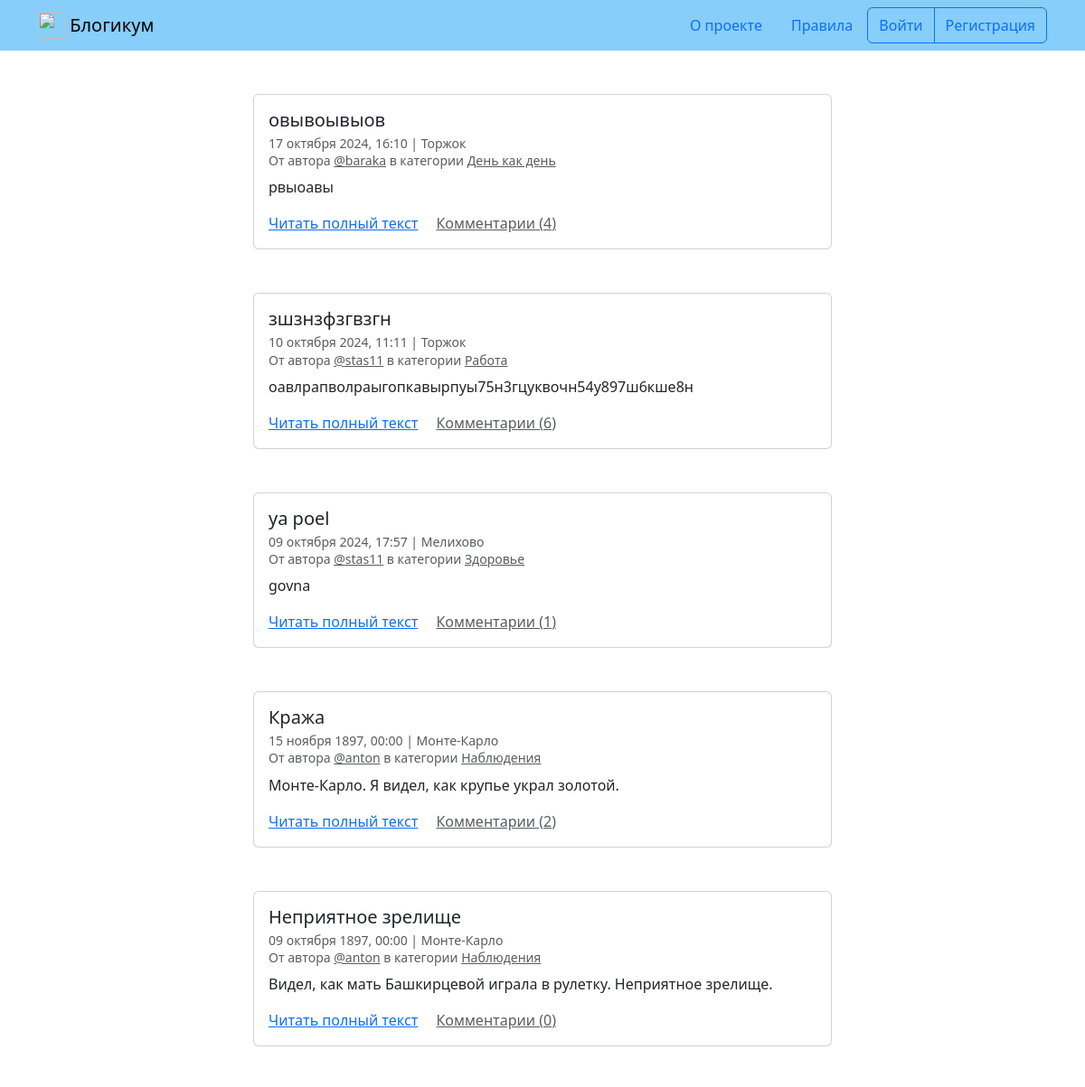
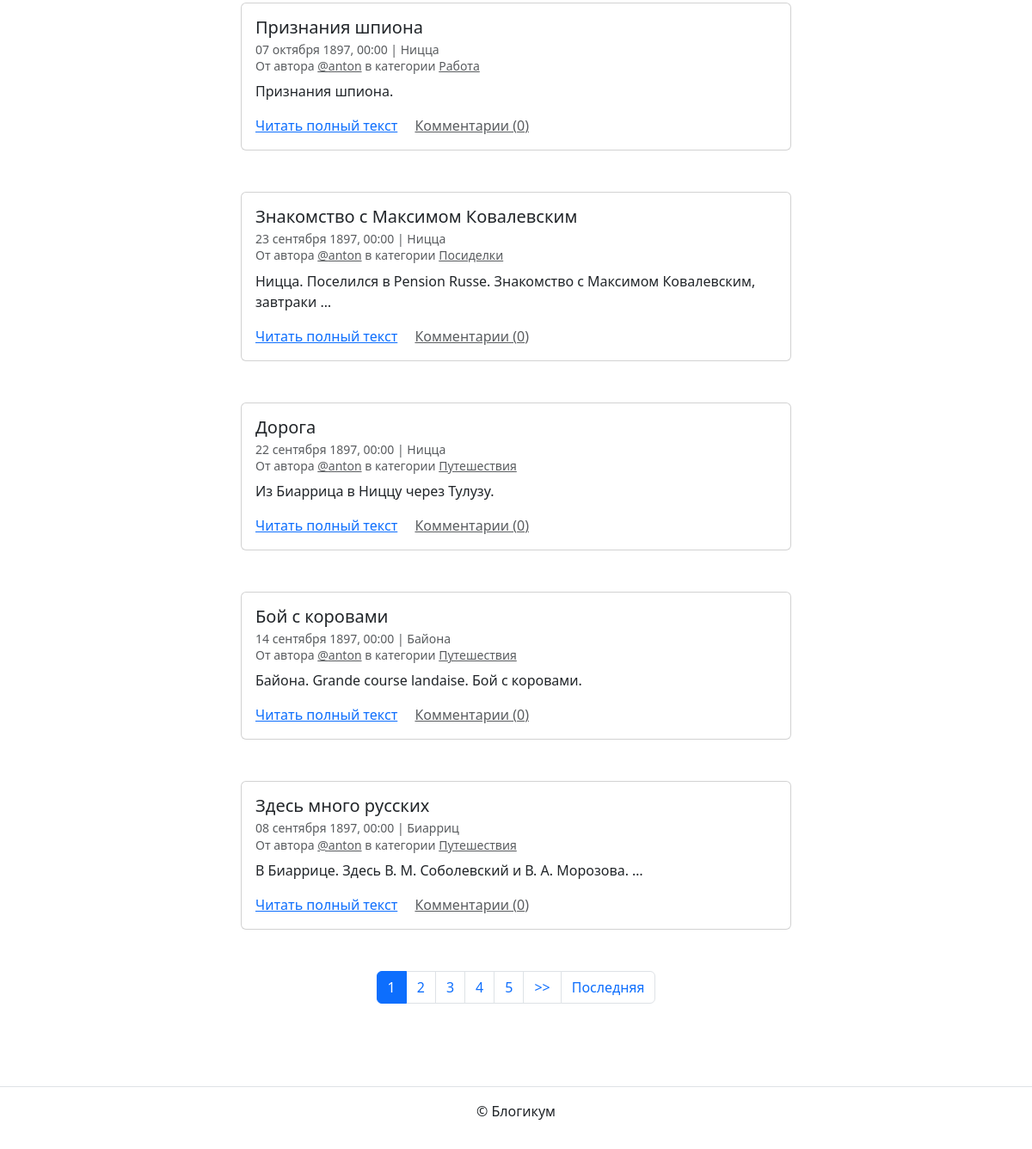
The page / on the database its author committed (2 pictures, top to bottom).
### blog/models.py (models this page shows, shortened)
class Post(models.Model):
    author = models.ForeignKey(
        User, verbose_name='Автор публикации', on_delete=models.CASCADE)
    title = models.CharField('Заголовок', max_length=256)
    text = models.TextField('Текст')
    pub_date = models.DateTimeField(
        'Дата и время публикации',
        help_text=(
            'Если установить дату и время в будущем — можно делать '
            'отложенные публикации.'
        )
    )
    location = models.ForeignKey(
        'Location',
        verbose_name='Местоположение',
        on_delete=models.SET_NULL,
        null=True,
        blank=True
    )
    category = models.ForeignKey(
        'Category',
        verbose_name='Категория',
        on_delete=models.SET_NULL,
        null=True,
        blank=False,
        related_name='posts'
    )
    is_published = models.BooleanField(
        'Опубликовано', default=True,
        help_text='Снимите галочку, чтобы скрыть публикацию'
    )
    created_at = models.DateTimeField('Добавлено', auto_now_add=True)
    image = models.ImageField(upload_to='posts/images/', blank=True, null=True)
    class Meta:
        verbose_name = 'публикация'
        verbose_name_plural = 'Публикации'

class Location(models.Model):
    name = models.CharField('Название места', max_length=256)
    is_published = models.BooleanField(
        'Опубликовано', default=True,
        help_text='Снимите галочку, чтобы скрыть публикацию'
    )
    created_at = models.DateTimeField('Добавлено', auto_now_add=True)
    class Meta:
        verbose_name = 'местоположение'
        verbose_name_plural = 'Местоположения'

class Category(models.Model):
    title = models.CharField('Заголовок', max_length=256)
    description = models.TextField('Описание')
    slug = models.SlugField(
        'Идентификатор',
        unique=True,
        help_text=(
            'Идентификатор страницы для URL; разрешены символы '
            'латиницы, цифры, дефис и подчёркивание.'
        )
    )
    is_published = models.BooleanField(
        'Опубликовано', default=True,
        help_text='Снимите галочку, чтобы скрыть публикацию.'
    )
    created_at = models.DateTimeField('Добавлено', auto_now_add=True)
    class Meta:
        verbose_name = 'категория'
        verbose_name_plural = 'Категории'

### blog/views.py (the view)
# urls.py: path('', views.index, name='index'),
def index(request):
    posts = get_published_posts()
    page_obj = paginate_queryset(request, posts)
    return render(request, 'blog/index.html', {'page_obj': page_obj})

### blog/utils.py (called while the page is built)
def paginate_queryset(request, queryset, items_per_page=10):
    paginator = Paginator(queryset, items_per_page)
    page_number = request.GET.get('page')
    return paginator.get_page(page_number)

### blog/views.py (called while the page is built)
def get_published_posts(category=None):
    posts = Post.objects.filter(
        pub_date__lte=timezone.now(),
        is_published=True,
        category__is_published=True
    )
    if category:
        posts = posts.filter(category=category)
    return posts.annotate(
        comment_count=Count('comments')
    ).order_by('-pub_date')

### templates/blog/index.html (shortened to what this page needs)
{% extends "base.html" %}
{% block content %}
  {% for post in page_obj %}
    <article class="mb-5">
      {% include "includes/post_card.html" %}
    </article>
  {% endfor %}
  {% include "includes/paginator.html" %}
{% endblock %}

### templates/base.html (shortened to what this page needs)
{% load static %}
{% load django_bootstrap5 %}
<!DOCTYPE html>
<html lang="ru">
  <head>
    {% bootstrap_css %}
  </head>
  <body>
    {% include "includes/header.html" %}
    <main>
      <div class="container py-5">
        {% block content %}{% endblock %}
      </div>
    </main>
    {% include "includes/footer.html" %}
  </body>
</html>

### templates/includes/header.html
{% load static %}
<header>
  <nav class="navbar navbar-light" style="background-color: lightskyblue">
    <div class="container">
      <a class="navbar-brand" href="{% url 'blog:index' %}">
        <img src="{% static 'img/logo.png' %}" width="30" height="30" class="d-inline-block align-top" alt="">
        Блогикум
      </a>
      {% with request.resolver_match.view_name as view_name %}
        <ul class="nav  nav-pills">
          <li class="nav-item">
            <a class="nav-link {% if view_name == 'pages:about' %} text-white {% endif %}" href="{% url 'pages:about' %}">
              О проекте
            </a>
          </li>
          <li class="nav-item">
            <a class="nav-link {% if view_name == 'pages:rules' %} text-white {% endif %}" href="{% url 'pages:rules' %}">
              Правила
            </a>
          </li>
          {% if user.is_authenticated %}
            <div class="btn-group" role="group" aria-label="Basic outlined example">
              <button type="button" class="btn btn-outline-primary"><a class="text-decoration-none text-reset"
                  href="{% url 'blog:create_post' %}">Написать пост</a></button>
              <button type="button" class="btn btn-outline-primary"><a class="text-decoration-none text-reset"
                  href="{% url 'blog:profile' user.username %}">{{ user.username }}</a></button>
              <button type="button" class="btn btn-outline-primary"><a class="text-decoration-none text-reset"
                  href="{% url 'logout' %}">Выйти</a></button>
            </div>
          {% else %}
            <div class="btn-group" role="group" aria-label="Basic outlined example">
              <button type="button" class="btn btn-outline-primary"><a class="text-decoration-none text-reset"
                  href="{% url 'login' %}">Войти</a></button>
              <button type="button" class="btn btn-outline-primary"><a class="text-decoration-none text-reset"
                  href="{% url 'registration' %}">Регистрация</a></button>
            </div>
          {% endif %}
        </ul>
      {% endwith %}
    </div>
  </nav>
</header>

### templates/includes/post_card.html (shortened to what this page needs)
<div class="col d-flex justify-content-center">
  <div class="card" style="width: 40rem;">
    <div class="card-body">
      <h5 class="card-title">{{ post.title }}</h5>
      <h6 class="card-subtitle mb-2 text-muted">
        <small>
          {{ post.pub_date|date:"d E Y, H:i" }} | {% if post.location and post.location.is_published %}{{ post.location.name }}{% else %}Планета Земля{% endif %}<br>
          От автора <a class="text-muted" href="{% url 'blog:profile' post.author.username %}">@{{ post.author.username }}</a> в
          категории {% include "includes/category_link.html" %}
        </small>
      </h6>
      <p class="card-text">{{ post.text|truncatewords:10 }}</p>
      <a href="{% url 'blog:post_detail' post.id %}" class="card-link">Читать полный текст</a>
      <a href="{% url 'blog:post_detail' post.id %}" class="card-link text-muted">Комментарии ({{ post.comment_count }})</a>
    </div>
  </div>
</div>

### templates/includes/category_link.html
<a class="text-muted" href="{% url 'blog:category_posts' post.category.slug %}">
  {{ post.category.title }}
</a>

### templates/includes/paginator.html (shortened to what this page needs)
{% if page_obj.has_other_pages %}
  <nav aria-label="Page navigation" class="my-5">
    <ul class="pagination justify-content-center">
      {% for i in page_obj.paginator.page_range %}
        {% if page_obj.number == i %}
          <li class="page-item active">
            <span class="page-link">{{ i }}</span>
          </li>
        {% else %}
          <li class="page-item">
            <a class="page-link" href="?page={{ i }}">{{ i }}</a>
          </li>
        {% endif %}
      {% endfor %}
      {% if page_obj.has_next %}
        <li class="page-item">
          <a class="page-link" href="?page={{ page_obj.next_page_number }}">
            >>
          </a>
        </li>
        <li class="page-item">
          <a class="page-link" href="?page={{ page_obj.paginator.num_pages }}">
            Последняя
          </a>
        </li>
      {% endif %}
    </ul>
  </nav>
{% endif %}

### templates/includes/footer.html
<footer class="border-top text-center py-3">
  <p>© Блогикум</p>
</footer>

### rows shown on the page
Post: title "овывоывыов", pub_date "17 октября 2024, 16:10", location.name "Торжок", author.username "baraka", category "День как день", text "рвыоавы", comment_count "4"
Post: title "зшзнзфзгвзгн", pub_date "10 октября 2024, 11:11", location.name "Торжок", author.username "stas11", category "Работа", text "оавлрапволраыгопкавырпуы75н3гцуквочн54у897ш6кше8н", comment_count "6"
Post: title "ya poel", pub_date "09 октября 2024, 17:57", location.name "Мелихово", author.username "stas11", category "Здоровье", text "govna", comment_count "1"
Post: title "Кража", pub_date "15 ноября 1897, 00:00", location.name "Монте-Карло", author.username "anton", category "Наблюдения", text "Монте-Карло. Я видел, как крупье украл золотой.", comment_count "2"
Post: title "Неприятное зрелище", pub_date "09 октября 1897, 00:00", location.name "Монте-Карло", author.username "anton", category "Наблюдения", text "Видел, как мать Башкирцевой играла в рулетку. Неприятное зрелище.", comment_count "0"
Post: title "Признания шпиона", pub_date "07 октября 1897, 00:00", location.name "Ницца", author.username "anton", category "Работа", text "Признания шпиона.", comment_count "0"
Post: title "Знакомство с Максимом Ковалевским", pub_date "23 сентября 1897, 00:00", location.name "Ницца", author.username "anton", category "Посиделки", text "Ницца. Поселился в Pension Russe. Знакомство с Максимом Ковалевским, завтраки …", comment_count "0"
Post: title "Дорога", pub_date "22 сентября 1897, 00:00", location.name "Ницца", author.username "anton", category "Путешествия", text "Из Биаррица в Ниццу через Тулузу.", comment_count "0"
Post: title "Бой с коровами", pub_date "14 сентября 1897, 00:00", location.name "Байона", author.username "anton", category "Путешествия", text "Байона. Grande course landaise. Бой с коровами.", comment_count "0"
Post: title "Здесь много русских", pub_date "08 сентября 1897, 00:00", location.name "Биарриц", author.username "anton", category "Путешествия", text "В Биаррице. Здесь В. М. Соболевский и В. А. Морозова. …", comment_count "0"

### other values the page prints
{{ i }} "1"
{{ i }} "2" "3" "4" "5"
